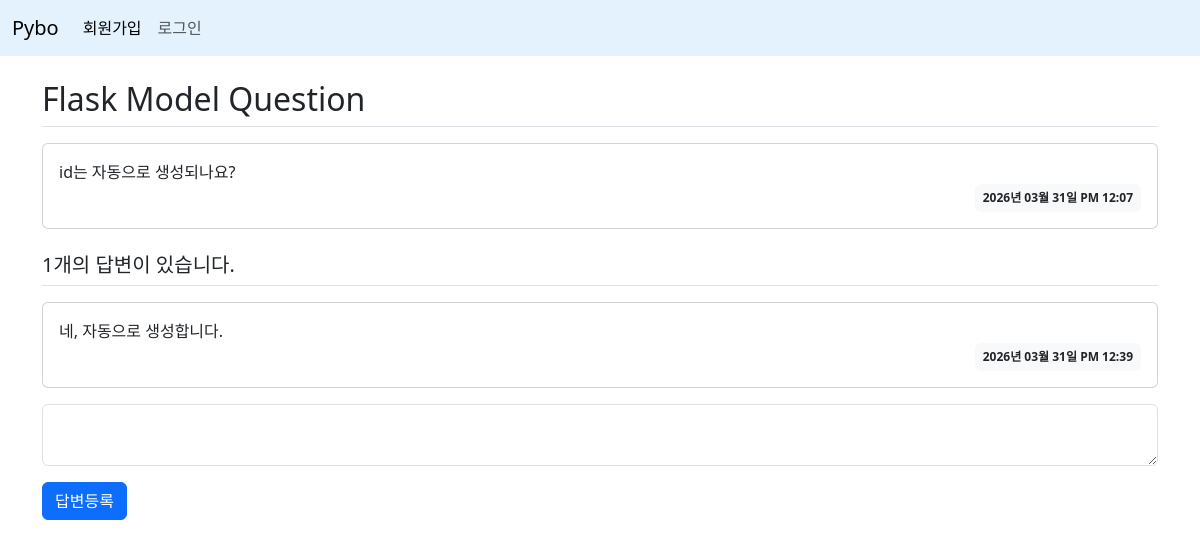
Before: /question/detail/2/ with the older database file.
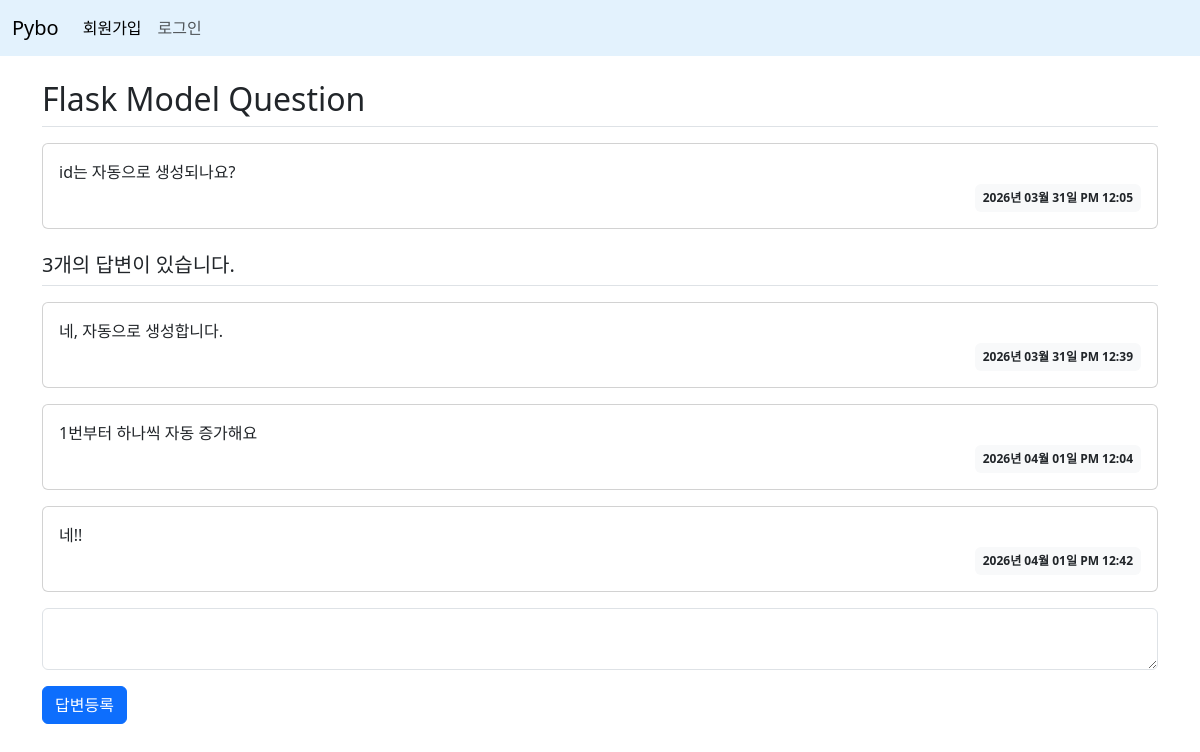
After: the same page with the newer database file.
### pybo/models.py (models this page shows)
class Question(db.Model):
    id = db.Column(db.Integer, primary_key=True)
    subject = db.Column(db.String(200), nullable=False)
    content = db.Column(db.Text(), nullable=False)
    create_date = db.Column(db.DateTime(), nullable=False)

class Answer(db.Model):
    id = db.Column(db.Integer, primary_key=True)
    question_id = db.Column(db.Integer, db.ForeignKey('question.id', ondelete='CASCADE'))
    question = db.relationship('Question', backref=db.backref('answer_set'))
    content = db.Column(db.Text(), nullable=False)
    create_date = db.Column(db.DateTime(), nullable=False)

### pybo/views/question_views.py (the view)
@bp.route('/detail/<int:question_id>/')
def detail(question_id):
    form = AnswerForm()
    question = Question.query.get_or_404(question_id)
    return render_template('question/question_detail.html', question=question, form=form)

### pybo/forms.py
class AnswerForm(FlaskForm):
    content = TextAreaField('내용', validators=[DataRequired('내용은 필수 입력 항목입니다.')])

### pybo/filter.py (called while the page is built)
def format_datetime(value, fmt='%Y년 %m월 %d일 %p %I:%M'):
    return value.strftime(fmt)

### pybo/templates/question/question_detail.html (shortened to what this page needs)
{% extends 'base.html' %}
{% block content %}
    <div class="container my-3">
        <h2 class="border-bottom py-2">{{ question.subject }}</h2>
        <div class="card my-3">
            <div class="card-body">
                <div class="card-text" style="white-space: pre-line;">{{ question.content }}</div>
                <div class="d-flex justify-content-end">
                    <div class="badge bg-light text-dark p-2">
                        {{ question.create_date | datetime }}
                    </div>
                </div>
            </div>
        </div>
        <h5 class="border-bottom my-3 py-2">{{ question.answer_set|length }}개의 답변이 있습니다.</h5>
        {% for answer in question.answer_set %}
        <div class="card my-3">
            <div class="card-body">
                <div class="card-text" style="white-space: pre-line;">{{ answer.content }}</div>
                <div class="d-flex justify-content-end">
                    <div class="badge bg-light text-dark p-2">
                        {{ answer.create_date | datetime}}
                    </div>
                </div>
            </div>
        </div>
        {% endfor %}
        <form action="{{ url_for('answer.create', question_id=question.id) }}" method="post" class="my-3" novalidate>
            <div class="mb-3">
                {{ form.content(class='form-control') }}
            </div>
            <input type="submit" value="답변등록" class="btn btn-primary">
        </form>
    </div>
{% endblock %}

### pybo/templates/base.html (shortened to what this page needs)
<!DOCTYPE html>
<html lang="en">
<head>
    <link rel="stylesheet" href="https://cdn.jsdelivr.net/npm/bootstrap@5.3.8/dist/css/bootstrap.min.css">
    <link rel="stylesheet" href="{{ url_for('static', filename='style.css') }}">
</head>
<body>
    {% include 'navbar.html' %}
    {% block content %}
    {% endblock %}
</body>
</html>

### pybo/templates/navbar.html (shortened to what this page needs)
<nav class="navbar navbar-expand-md" style="background-color: #e3f2fd;" data-bs-theme="light">
    <div class="container-fluid">
        <a class="navbar-brand" href="{{ url_for('main.index') }}">Pybo</a>
        <div class="collapse navbar-collapse" id="navbarNav">
          <ul class="navbar-nav">
            <li class="nav-item">
              <a class="nav-link active" aria-current="page" href="#">회원가입</a>
            </li>
            <li class="nav-item">
              <a class="nav-link" href="#">로그인</a>
            </li>
          </ul>
        </div>
    </div>
</nav>

Changed rows visible on the page:
changed Question "Flask Model Question": create_date "2026년 03월 31일 PM 12:07" → "2026년 03월 31일 PM 12:05"
added Answer: content "1번부터 하나씩 자동 증가해요", create_date "2026년 04월 01일 PM 12:04"
added Answer: content "네!!", create_date "2026년 04월 01일 PM 12:42"
Other visible differences:
{{ question.answer_set|length }}: "1" → "3"
